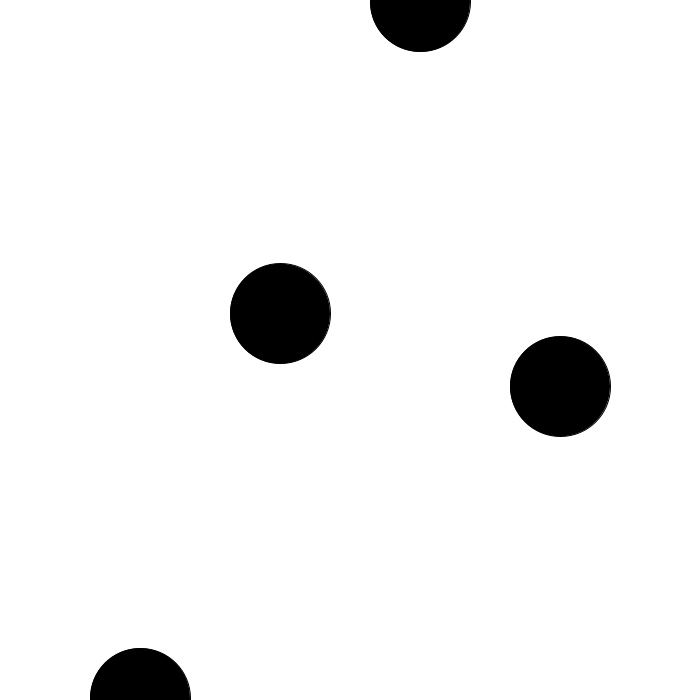
Frame 1 (no input)
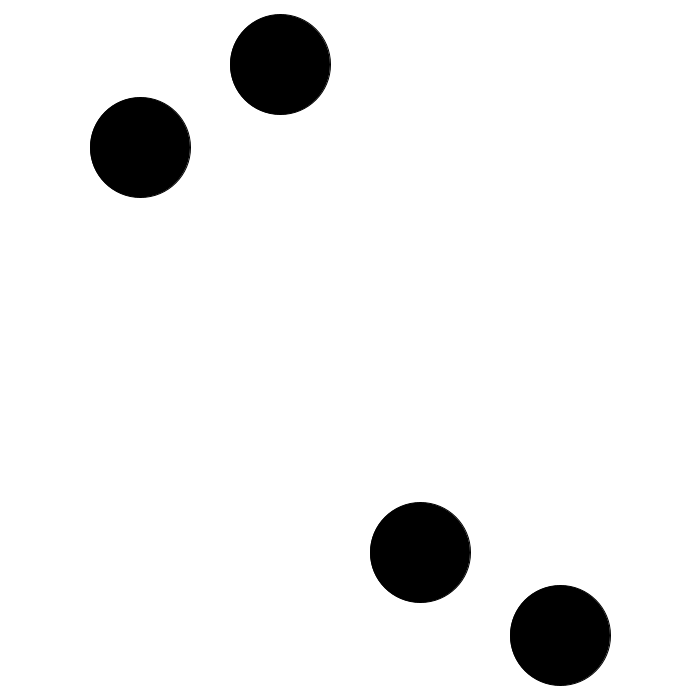
Frame 60 (the mouse pressed at the canvas centre just before this capture)
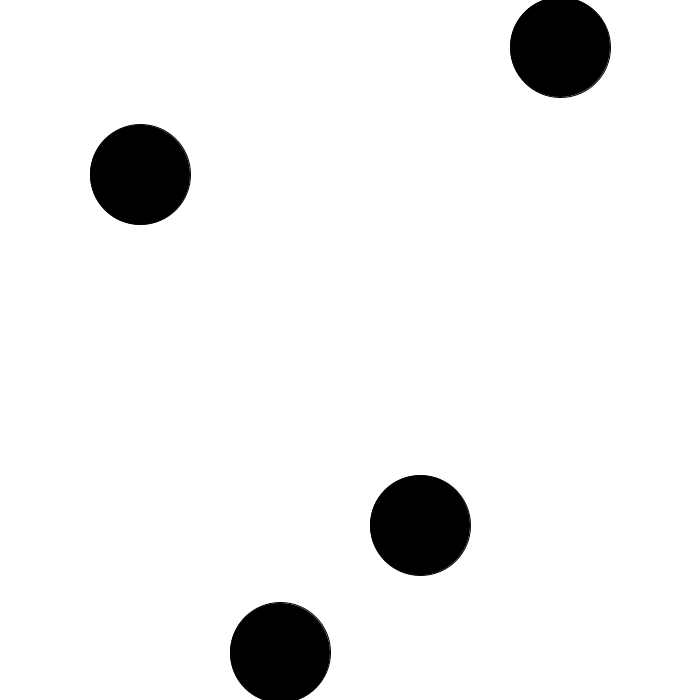
Frame 120 (the mouse held since frame 60 and released just before this capture)

The Processing sketch that drew these frames (run headless with seeded random() and noise(); from frame 60 on, the mouse is pressed at the canvas centre):

// Processing sketch: dorkShop_phaseFor
// ── dorkShop_phaseFor.pde
//----------------------------------------------------
// DT Bootcamp 2014, Parsons the New School for Design. 
// Math For Code Dorkshop
//----------------------------------------------------


float diam = 100; 
int numCircles=4;

void setup(){
  size(700,700);
}

void draw(){
  background(255);
  fill(0);
  float time = millis()*0.002;
  //float circle1Y = map(sin(time), -1, 1, 0, height);
  //float circle2Y = map(sin(time + HALF_PI), -1, 1, 0, height);
  //float circle3Y = map(sin(time + PI), -1, 1, 0, height);
  //float circle4Y = map(sin(time + 3*PI/2), -1, 1, 0, height);
  
  for(int i=1; i<=numCircles; i++){
    float circle1Y = map(sin(time + TWO_PI/numCircles*i), -1, 1, 0, height);
    ellipse(width/(numCircles+1)*i, circle1Y, diam, diam);
  }
  
  
  //ellipse(width*.4, circle2Y, diam, diam);
  //ellipse(width*.6, circle3Y, diam, diam);
  //ellipse(width*.8, circle4Y, diam, diam);
}
